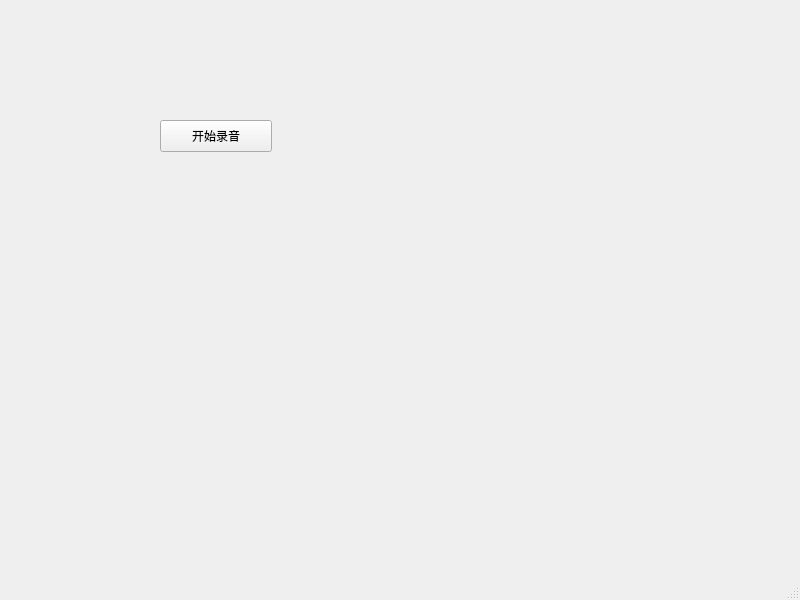
<?xml version="1.0" encoding="UTF-8"?>
<ui version="4.0">
 <class>MainWindow</class>
 <widget class="QMainWindow" name="MainWindow">
  <property name="geometry">
   <rect>
    <x>0</x>
    <y>0</y>
    <width>800</width>
    <height>600</height>
   </rect>
  </property>
  <property name="windowTitle">
   <string>MainWindow</string>
  </property>
  <widget class="QWidget" name="centralwidget">
   <widget class="QPushButton" name="audioButton">
    <property name="geometry">
     <rect>
      <x>160</x>
      <y>120</y>
      <width>112</width>
      <height>32</height>
     </rect>
    </property>
    <property name="text">
     <string>开始录音</string>
    </property>
   </widget>
  </widget>
  <widget class="QMenuBar" name="menubar">
   <property name="geometry">
    <rect>
     <x>0</x>
     <y>0</y>
     <width>800</width>
     <height>22</height>
    </rect>
   </property>
  </widget>
  <widget class="QStatusBar" name="statusbar"/>
 </widget>
 <resources/>
 <connections/>
</ui>
